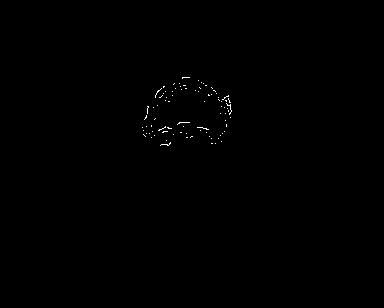

Generate this figure with Python:

def createContourFromPolar(center, angles, radii, sz):
    #Creating the shape info image
    yCenter = center[0]
    xCenter = center[1]
    
    stdShape = np.zeros(sz)
    for i in range(0, radii.shape[0]):
        stdShape[int(np.round(yCenter-radii[i]*np.sin(angles[i]))), int(np.round(xCenter+radii[i]*np.cos(angles[i])))] = 1
    return stdShape
    
def skeletonOrientation(skel):
    """
        returns array of orientations of each pixel in edges of image skel
    """
    #http://fr.mathworks.com/matlabcentral/answers/88714-how-to-find-the-direction-angle-of-points-on-an-edge-in-a-digital-image
    
    #Error checking:
    sz = np.shape(skel)
    
    blksz  = np.array([5, 5])
    
    #Find the skeleton pixels' index
    [row, col] = np.nonzero(skel)
    npts = len(row)
    
    #Pad the array and offset the rows/cols so every local block fits
    padAmount = blksz // 2#distance from center to edge of block
    skelPad = np.pad(skel, [(padAmount[0], padAmount[0]), (padAmount[1], padAmount[1])], mode='constant')
    
    #Preallocate Orientations
    Orientations = np.zeros(sz)
    
    #Some parameters
    #-Bottom of block will be the same as center before pad
    #-Top will be bottom + block size - 1 (inclusive    
    rowHigh = row + blksz[0] - 1
    colHigh = col + blksz[1] - 1
    center = padAmount + 1#Center of small block
    
    for ii in np.arange(0, npts):
        #Extract small block
        block = skelPad[row[ii]:rowHigh[ii]+1, col[ii]:colHigh[ii]+1]
    
        #Label and calculate orientation
        Label = measure.label(block)
    
        #only label of center pixel
        center_label = (Label == Label[center[0], center[1]]).astype(int)
        
        rp = measure.regionprops(center_label)
        
        #Set orientation of the center pixel equal to the calculated one
        Orientations[row[ii], col[ii]] = rp[0].orientation
#    pylab.imshow(Orientations)
    return Orientations
    


def filterOrientation(im, shapeContourIm, radii, angles, center, sigma, sigma_angle):
    """"
    Filters out edges from array im, keeping edges that are oriented similarly to
    the edges in shapeContourIm(with permissible standard deviation sigma_angle)
    """    
    yCenter = center[0]
    xCenter = center[1]
    stdShapeOrient = skeletonOrientation(shapeContourIm)
    
    imOrient = skeletonOrientation(im)

    for i in range(0,radii.shape[0]):
        for j in range(-sigma, sigma):
            #Retrieve correct orientation for current angle                
            stdOr = stdShapeOrient[int(np.round(yCenter-radii[i]*np.sin(angles[i]))), int(np.round(xCenter+radii[i]*np.cos(angles[i])))]
            y = int(np.round(yCenter+radii[i]*np.sin(-angles[i])+j*np.sin(-angles[i])))
            x = int(np.round(xCenter+radii[i]*np.cos(angles[i])+j*np.cos(angles[i])))
            #if orientation at current pixel is not in permissible range, set pixel to 0                
            if not (im[y, x] > 0 and imOrient[y, x] <= stdOr + sigma_angle and imOrient[y, x] >= stdOr - sigma_angle):
                im[y, x] = 0
    return im


import numpy as np
import pylab
from scipy import io
from skimage import measure
from skimage import io as scio
from PIL import Image
import matplotlib.pyplot as plt

I = Image.open('canny.png') #black and white image filtered with canny
#convert image to (0-1)
I = np.asarray(I) / np.max(np.max(I))
xCenter = 187
yCenter = 110
center = [yCenter, xCenter]
polCoor = io.loadmat("th_r.mat")["out"]
angles = polCoor[:,0]
radii = polCoor[:,1]

stdShapeIm = createContourFromPolar(center, angles, radii, np.shape(I))

s = 10 #std of radii
s_angle = np.deg2rad(2) #std for region of permissible angle

I = filterOrientation(I, stdShapeIm, radii, angles, center, s, s_angle)

#stdShapeOrient2 = skeletonOrientation(stdShapeIm)
#pylab.imshow(stdShapeOrient2, cmap=plt.cm.gray)
#pylab.show()

#pylab.imshow(stdShapeOrient)
pylab.imshow(I, cmap=plt.cm.gray)
pylab.show()

scio.imsave("orientation.png", I)
